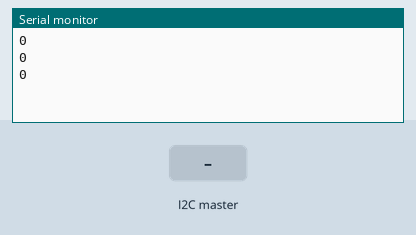
Simulated run of this sketch. Board: Arduino Uno, built with avr-gcc and run on an emulated ATmega328P. Parts: the last lines printed to the serial monitor. The test bench sets the inputs (shaded band).

Above: at 1.2 s.
1.3 s: the I2C master sends the byte 1
At 1.9 s:
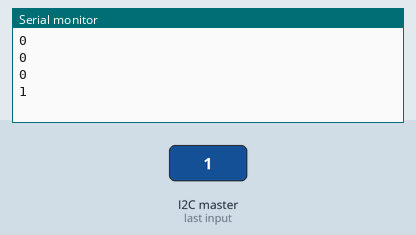
2.8 s: the I2C master sends the byte 2
At 3.4 s:
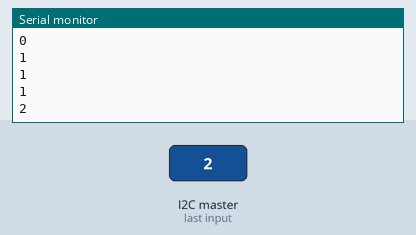
Timing chart, 0 to 5.8 s (numbered marks = the images above; inputs shaded):
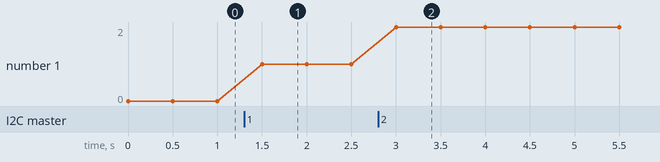

Measured:
- after the input at 1.3 s, the serial monitor: prints a new line after 0.20 s (image 1)
- after the input at 2.8 s, the serial monitor: prints a new line after 0.20 s (image 2)
- plotted number 1: 0 → 1 after the input at 1.3 s, 1 → 2 after the input at 2.8 s

The sketch:

i2c-receive.ino
```cpp
// Instructions:
// Connect Arduino 1's SDA to Arduino 2's SDA
// Connect Arduino 1's SCL to Arduino 2's SCL
// Upload seeed-i2c-2xiao-receiver.ino to Arduino 1
// Upload seeed-i2c-2xiao-transmitter.ino to Arduino 2
// Watch Serial Monitor on Arduino 1

#include <Wire.h>

#define receiverAddress 9

uint8_t received = 0;
void receiveEvent(int bytes) {
  received = Wire.read();
}

void setup() {
  Serial.begin(115200);
  Wire.begin(receiverAddress);
  Wire.onReceive(receiveEvent);
}

void loop() {
  Serial.println(String(received));
  delay(500);
}
```
